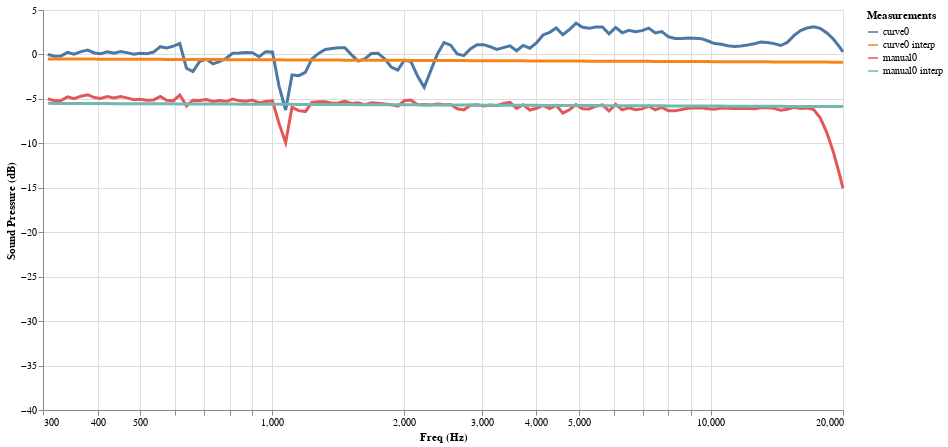

Notebook code for this chart:
### Code cell
# name of speaker
# speaker_name = 'KEF LS50'
speaker_name = 'KRK Systems Classic 5'
# all graphs for this speaker
df_speaker = df_all_speakers[speaker_name]['ASR']['asr']
# print(df_speaker.keys())
# original_mean = df_speaker['CEA2034_original_mean']
# read EQ for this speaker
my_fs = 48000
my_freq_reg_min = 300
my_freq_mean_min = 100
my_freq_mean_max = 300
manual_peq = parse_eq_iir_rews('../datas/eq/{}/iir.txt'.format(speaker_name), my_fs)
# peq_print(manual_peq)
# curve to optimise for
# curve_name = 'On Axis'
# curve_name = ['Listening Window', 'Sound Power']
curve_name = ['Listening Window']
my_number_curves = len(curve_name)

def getFreq(df_speaker_data):
    # extract LW
    columns = {'Freq'}.union(curve_name)
    df = df_speaker_data['CEA2034_unmelted'].loc[:, columns]
    # selector
    selector = df['Freq']>my_freq_reg_min
    # freq
    freq = df.loc[selector, 'Freq'].values
    local_target = []
    for i in range(0, my_number_curves):
        local_target.append(df.loc[selector, curve_name[i]].values)
    return df, freq, local_target


def getCurve(df, freq, current_curve_name):
    selector = ((df['Freq']>my_freq_mean_min) & (df['Freq']<=my_freq_mean_max))
    # freq
    current_curve = df.loc[df['Freq']>my_freq_reg_min, current_curve_name].values
    # print(len(freq), len(current_curve))
    # compute linear reg on lw
    slope, intercept, r_value, p_value, std_err = linregress(np.log10(freq), current_curve)
    # normalise to have a flat target (primarly for bright speakers)
    if current_curve_name in ('Listening Window', 'On Axis'):
        #freq_100_300 = df.loc[selector, 'Freq'].values
        #lw_100_300 = df.loc[selector, current_curve_name].values
        #lw_100_300_mean = np.mean(lw_100_300)
        #print('Mean {} Intercept {}'.format(lw_100_300_mean, intercept))
        #slope = (lw_100_300_mean-intercept)/(4+math.log10(2))
        intercept = current_curve[0]
        # straight
        slope = 0
        # slighlithy downward
        slope = -2/math.log(20000)
    target_interp = [(slope*math.log10(freq[i])+intercept) for i in range(0, len(freq))]
    print('Slope {} Intercept {} R {} P {} err {}'.format(slope, intercept, r_value, p_value, std_err))
    return target_interp


# compute linear reg on lw filtered
df, freq, target = getFreq(df_all_speakers[speaker_name]['ASR']['asr'])
target_interp = []
for i in range(0, my_number_curves):
    target_interp.append(getCurve(df, freq, curve_name[i]))

#lw_interp_last = lw_interp[-1]-np.mean(lw_interp)
#if lw_interp[-1]-np.mean(lw_interp)>0.3:
#    print('Warning: bright target {}dB at {} Hz'.format(lw_interp_last, freq[-1]))

df_eq, freq_eq, lw_eq = getFreq(df_all_speakers[speaker_name]['ASR']['asr_eq'])
lw_eq_interp = []
lw_target = []
for i in range(0, my_number_curves):
    lw_eq_interp.append(getCurve(df_eq, freq_eq, curve_name[i]))
    lw_target.append(lw_eq[i]-lw_eq_interp[i])

print('manual eq loss: {}'.format(lw_loss(lw_target, [])))

target_init = target[0][0]
df_init_curve = pd.DataFrame({'Freq': freq,
            'curve0': target[0]-target_init,
            'curve0 interp': target_interp[0]-target_init,
            'manual0': lw_eq[0]-lw_eq[0][0]-5,
            'manual0 interp': lw_eq_interp[0]-lw_eq[0][0]-5,
        })
for i in range(1, len(curve_name)):
      df_init_curve['curve{}'.format(i)] = target[i]-target[i][0]-(5+i*10)
      df_init_curve['curve{} interp'.format(i)] = target_interp[i]-target_interp[i][0]-(5+i*10)
      df_init_curve['manual{}'.format(i)] = lw_eq[i]-lw_eq[i][0]-((i+1)*10)
      df_init_curve['manual{} interp'.format(i)] = lw_eq_interp[i]-lw_eq_interp[i][0]-((i+1)*10)
      
alt.Chart(graph_melt(df_init_curve)
).mark_line(
    size=3
).encode(
    alt.X('Freq:Q', title='Freq (Hz)', scale=alt.Scale(type='log', nice=False, domain=[my_freq_reg_min, 20000])),
    alt.Y('dB:Q', title='Sound Pressure (dB)', scale=alt.Scale(zero=False, domain=[-40, 5])),
    alt.Color('Measurements', type='nominal', sort=None),
).properties(
    width=800,
    height=400
)

### Figure 1 — Vega-Lite specification as saved in the notebook (floating-point values rounded to 4 significant figures; data arrays with more than 128 entries replaced by an {"elided": "..."} marker saying what was removed)
{"config": {"view": {"continuousWidth": 400, "continuousHeight": 300}}, "data": {"name": "data-ff53fe19b667dfe12934c866434290c7"}, "mark": {"type": "line", "size": 3}, "encoding": {"color": {"type": "nominal", "field": "Measurements", "sort": null}, "x": {"type": "quantitative", "field": "Freq", "scale": {"domain": [300, 20000], "nice": false, "type": "log"}, "title": "Freq (Hz)"}, "y": {"type": "quantitative", "field": "dB", "scale": {"domain": [-40, 5], "zero": false}, "title": "Sound Pressure (dB)"}}, "height": 400, "width": 800, "$schema": "https://vega.github.io/schema/vega-lite/v4.8.1.json", "datasets": {"data-ff53fe19b667dfe12934c866434290c7": {"elided": "488 records"}}}
